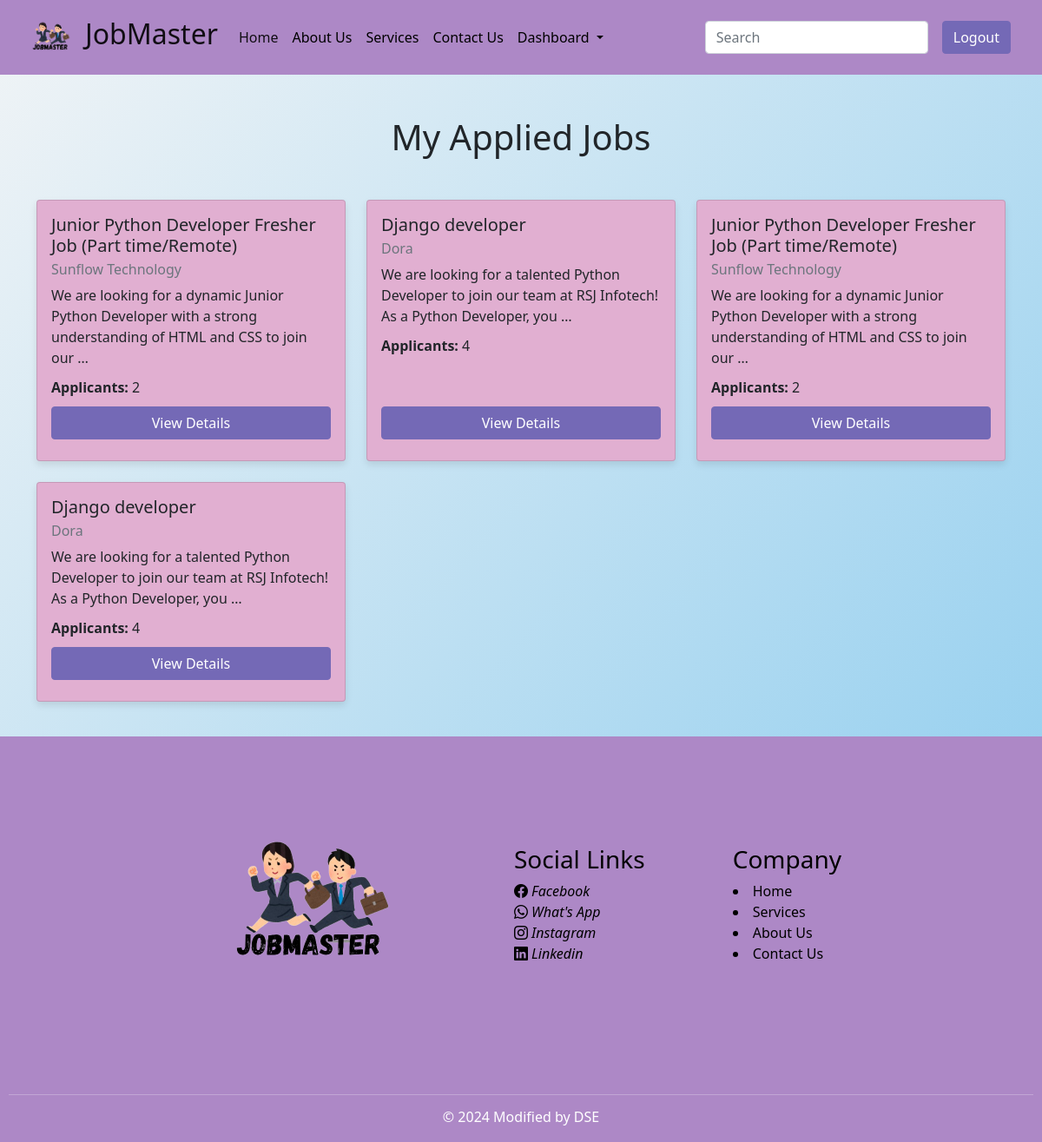
Page /apply/applied-jobs/ (signed in) on the committed database.
### apply/models.py (models this page shows, shortened)
class Apply(models.Model):
    applicants = models.ForeignKey(User, on_delete=models.CASCADE)
    job = models.ForeignKey(JobDetails, on_delete=models.CASCADE)
    resume = models.FileField(upload_to='apply/media/uploads/', validators=[validate_file_extension])
    cover_letter = models.TextField()
    availability = models.BooleanField(default=True)

### job/models.py (models this page shows, shortened)
class JobDetails(models.Model):
    title = models.CharField(max_length=100)
    user = models.ForeignKey(User, on_delete = models.CASCADE)
    company_name = models.CharField(max_length=100)
    work_type = models.ManyToManyField(JobType)
    category = models.ManyToManyField(Category)
    starting_date = models.CharField(max_length=100)
    salary = models.DecimalField(max_digits=12, decimal_places=2)
    experience = models.CharField(max_length=50)
    deadline = models.DateField()
    post_date = models.DateField(auto_now_add=True)
    applicants = models.IntegerField(default=0)
    job_about = models.TextField()
    skills = models.ManyToManyField(Skill)
    other_req = models.TextField()
    vacancy = models.IntegerField()

### apply/views.py (the view)
# urls.py: path('applied-jobs/', views.my_applied_jobs, name='applied_jobs'),
@login_required
def my_applied_jobs(request):
    applied_jobs = Apply.objects.filter(applicants=request.user)
    return render(request, 'applied_jobs.html', {'applied_jobs': applied_jobs})

### apply/templates/applied_jobs.html (shortened to what this page needs)
{% extends "base.html" %}
{% load static %}
{% block content %}
<main>
<div class="container mt-5">
    <h1 class="text-center mb-5">My Applied Jobs</h1>
    {% if applied_jobs %}
        <div class="row">
            {% for application in applied_jobs %}
                <div class="col-md-4 mb-4">
                    <div class="card">
                        <div class="card-body">
                            <h5 class="card-title">{{ application.job.title }}</h5>
                            <h6 class="card-subtitle mb-2 text-muted">{{ application.job.company_name }}</h6>
                            <p class="card-text">{{ application.job.job_about|truncatewords:20 }}</p>
                            <p class="card-text"><strong>Applicants:</strong> {{ application.job.applicants }}</p>
                            <a href="{% url 'job_details' application.job.pk %}" class="btn btn-primary mb-2" style="background-color: #7469B6; border-color: #7469B6;">View Details</a>
                        </div>
                    </div>
                </div>
            {% endfor %}
        </div>
    {% else %}
        <p class="text-center">You have not applied for any jobs yet.</p>
    {% endif %}
</div>
</main>
{% endblock %}

### static/style.css (style rules this page uses)
body, h1, h2, h3, p, ul, li { margin: 0; padding: 0; }
body { font-family: "Roboto Slab", serif; line-height: 1.6; color: #333; background-color: #c07ed6; margin: 0; padding: 0; }
main { flex: 1; min-height: 450px; }
.card { box-shadow: 0 4px 8px rgba(0, 0, 0, 0.1); transition: transform 0.3s ease-in-out; }

### apply/templates/applied_jobs.html (style rules this page uses)
.card { background-color: #E1AFD1; height: 100%; display: flex; flex-direction: column; justify-content: space-between; }
.card-body { display: flex; flex-direction: column; justify-content: space-between; height: 100%; }
.card-body h5, .card-body h6, .card-body p { margin-bottom: 10px; }
.btn { margin-top: auto; }

### rows in the picture
Apply: job "Junior Python Developer Fresher Job (Part time/Remote)", job.company_name "Sunflow Technology", job.job_about "We are looking for a dynamic Junior Python Developer with a strong understanding of HTML and CSS to join our …", job.applicants "2"
Apply: job "Django developer", job.company_name "Dora", job.job_about "We are looking for a talented Python Developer to join our team at RSJ Infotech! As a Python Developer, you …", job.applicants "4"
Apply: job "Junior Python Developer Fresher Job (Part time/Remote)", job.company_name "Sunflow Technology", job.job_about "We are looking for a dynamic Junior Python Developer with a strong understanding of HTML and CSS to join our …", job.applicants "2"
Apply: job "Django developer", job.company_name "Dora", job.job_about "We are looking for a talented Python Developer to join our team at RSJ Infotech! As a Python Developer, you …", job.applicants "4"
